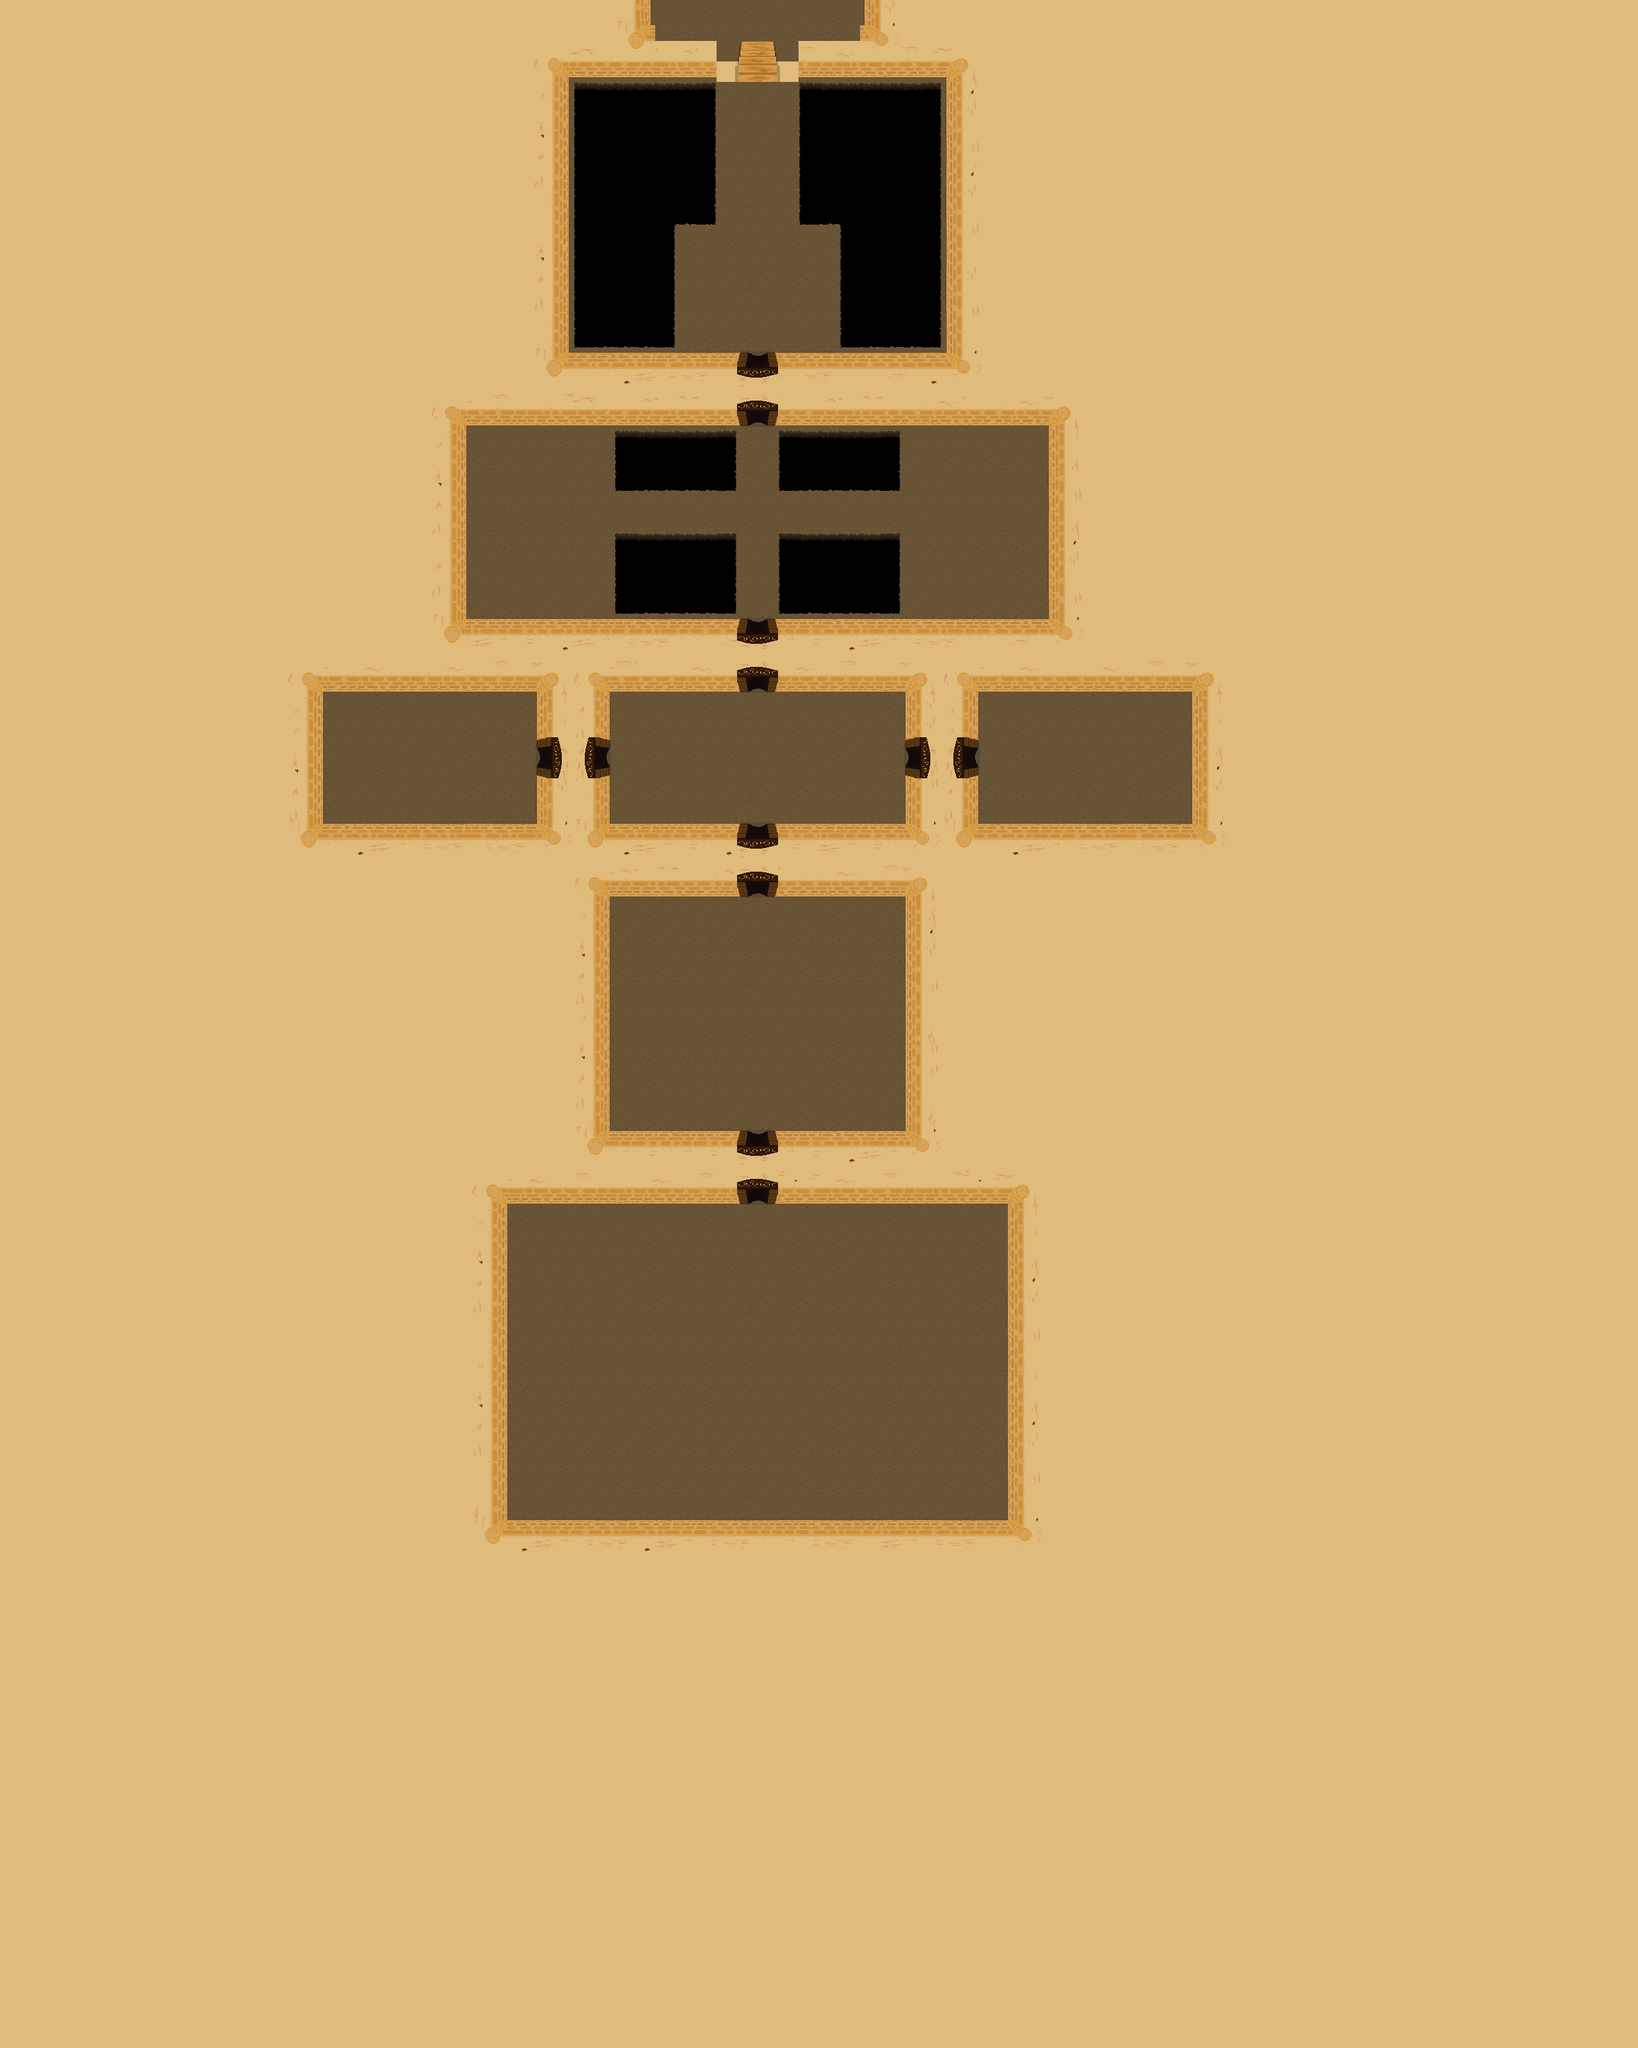

Below is a game level as drawn by its tile map, then a one-line description and the .tmx that defines it (tile-layer data replaced by summaries):
An orthogonal 80x100 tile map with 32x32 px tiles, 10 tile layers (SalleB, Blocs, Decors, Mort, ...), 2 tilesets.

<map version="1.8" tiledversion="1.8.4" orientation="orthogonal" renderorder="right-down" width="80" height="100" tilewidth="32" tileheight="32" infinite="0" nextlayerid="11" nextobjectid="1">
 <tileset firstgid="1" name="Salle1T" tilewidth="32" tileheight="32" tilecount="252" columns="21">
  <image source="assets/Salle1.png" width="672" height="384" />
 </tileset>
 <tileset firstgid="253" name="SetHole" tilewidth="32" tileheight="32" tilecount="72" columns="9">
  <image source="assets/SetHole.png" width="288" height="256" />
  <tile id="1">
   <properties>
    <property name="estSolide" type="bool" value="true" />
   </properties>
  </tile>
  <tile id="3">
   <properties>
    <property name="Tue" type="bool" value="true" />
   </properties>
  </tile>
 </tileset>
 <layer id="1" name="SalleB" width="80" height="100">
  <data>[8000 cells, 6772 non-empty, 113 distinct tile ids]</data>
 </layer>
 <layer id="2" name="Blocs" width="80" height="100">
  <data>[8000 cells, 1228 non-empty, 13 distinct tile ids]</data>
 </layer>
 <layer id="3" name="Decors" width="80" height="100">
  <data>[8000 cells, 0 non-empty, 0 distinct tile ids]</data>
 </layer>
 <layer id="4" name="Mort" width="80" height="100">
  <data>[8000 cells, 241 non-empty, 1 distinct tile ids]</data>
 </layer>
 <layer id="5" name="Solid" width="80" height="100">
  <data>[8000 cells, 869 non-empty, 1 distinct tile ids]</data>
 </layer>
 <layer id="6" name="SolidJ" width="80" height="100">
  <data>[8000 cells, 0 non-empty, 0 distinct tile ids]</data>
 </layer>
 <layer id="7" name="SolidM" width="80" height="100">
  <data>[8000 cells, 0 non-empty, 0 distinct tile ids]</data>
 </layer>
 <layer id="8" name="stair" width="80" height="100">
  <data>[8000 cells, 8 non-empty, 8 distinct tile ids]</data>
 </layer>
 <layer id="9" name="portes" width="80" height="100">
  <data>[8000 cells, 48 non-empty, 12 distinct tile ids]</data>
 </layer>
 <layer id="10" name="PortesP" width="80" height="100">
  <data>[8000 cells, 24 non-empty, 4 distinct tile ids]</data>
 </layer>
</map>